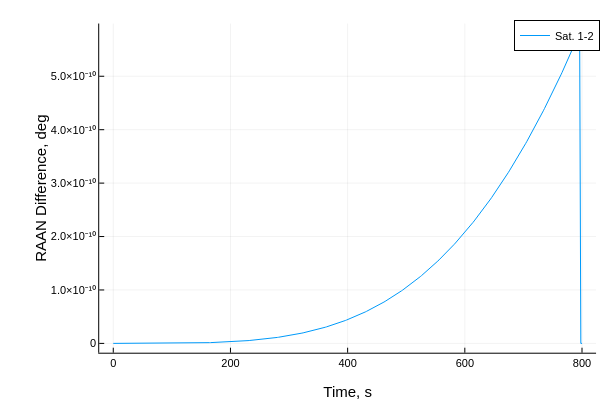

Here is the notebook cell this chart was saved with:
### Code cell
plot(thist,broadcast.(rad2deg,Ωhist[2:end,:]),label=permutedims(mylabel))
plot!(xlabel="Time, s", ylabel = "RAAN Difference, deg")

### Figure 1 — Plotly figure (JSON) as saved in the notebook; plotly's stock layout.template omitted (floating-point values rounded to 4 significant figures; data arrays with more than 128 entries replaced by an {"elided": "..."} marker saying what was removed)
{"data": [{"colorbar": {"title": ""}, "legendgroup": "Sat. 1-2", "line": {"color": "rgba(0, 154, 250, 1.000)", "dash": "solid", "shape": "linear", "width": 1}, "mode": "lines", "name": "Sat. 1-2", "showlegend": true, "type": "scatter", "x": {"elided": "401 int values"}, "xaxis": "x", "y": {"elided": "401 float values"}, "yaxis": "y", "zmax": null, "zmin": null}], "layout": {"annotations": [], "height": 400, "legend": {"bgcolor": "rgba(255, 255, 255, 1.000)", "bordercolor": "rgba(0, 0, 0, 1.000)", "borderwidth": 1, "font": {"color": "rgba(0, 0, 0, 1.000)", "family": "sans-serif", "size": 11}, "title": {"font": {"color": "rgba(0, 0, 0, 1.000)", "family": "sans-serif", "size": 15}, "text": ""}, "tracegroupgap": 0, "traceorder": "normal", "x": 1, "xanchor": "auto", "y": 1, "yanchor": "auto"}, "margin": {"b": 20, "l": 0, "r": 0, "t": 20}, "paper_bgcolor": "rgba(255, 255, 255, 1.000)", "plot_bgcolor": "rgba(255, 255, 255, 1.000)", "showlegend": true, "width": 600, "xaxis": {"anchor": "y", "domain": [0.1654, 0.9934], "gridcolor": "rgba(0, 0, 0, 0.100)", "gridwidth": 0.5, "linecolor": "rgba(0, 0, 0, 1.000)", "mirror": false, "range": [-24, 824], "showgrid": true, "showline": true, "showticklabels": true, "tickangle": 0, "tickcolor": "rgb(0, 0, 0)", "tickfont": {"color": "rgba(0, 0, 0, 1.000)", "family": "sans-serif", "size": 11}, "tickmode": "array", "ticks": "inside", "ticktext": ["0", "200", "400", "600", "800"], "tickvals": [0, 200, 400, 600, 800], "title": "Time, s", "titlefont": {"color": "rgba(0, 0, 0, 1.000)", "family": "sans-serif", "size": 15}, "type": "-", "visible": true, "zeroline": false, "zerolinecolor": "rgba(0, 0, 0, 1.000)"}, "yaxis": {"anchor": "x", "domain": [0.07581, 0.9902], "gridcolor": "rgba(0, 0, 0, 0.100)", "gridwidth": 0.5, "linecolor": "rgba(0, 0, 0, 1.000)", "mirror": false, "range": [-1.744e-11, 5.987e-10], "showgrid": true, "showline": true, "showticklabels": true, "tickangle": 0, "tickcolor": "rgb(0, 0, 0)", "tickfont": {"color": "rgba(0, 0, 0, 1.000)", "family": "sans-serif", "size": 11}, "tickmode": "array", "ticks": "inside", "ticktext": ["0", "1.0×10⁻¹⁰", "2.0×10⁻¹⁰", "3.0×10⁻¹⁰", "4.0×10⁻¹⁰", "5.0×10⁻¹⁰"], "tickvals": [0, 1e-10, 2e-10, 3e-10, 4e-10, 5e-10], "title": "RAAN Difference, deg", "titlefont": {"color": "rgba(0, 0, 0, 1.000)", "family": "sans-serif", "size": 15}, "type": "-", "visible": true, "zeroline": false, "zerolinecolor": "rgba(0, 0, 0, 1.000)"}}}
